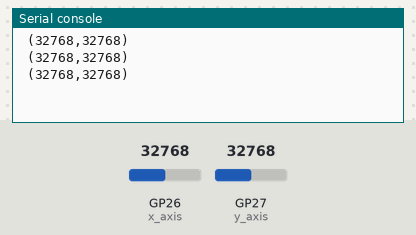
A program run on a simulated Raspberry Pi Pico running MicroPython. On the bench: the last lines printed to the serial console. The test bench sets the inputs (shaded band); at power-on: GP26 (x_axis) = 32768, GP27 (y_axis) = 32768 (analog values on the 0–65535 scale).

Above: at 1.2 s.
1.3 s: GP26 (x_axis) set to 45874
At 1.86 s:
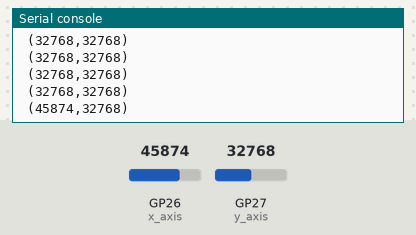
2.8 s: GP27 (y_axis) set to 45874
At 3.06 s:
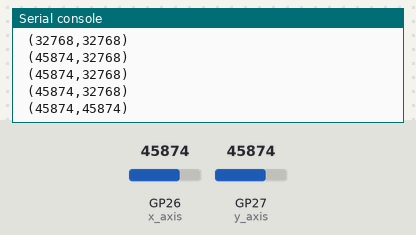
4.3 s: GP26 (x_axis) set to 57670
At 4.66 s:
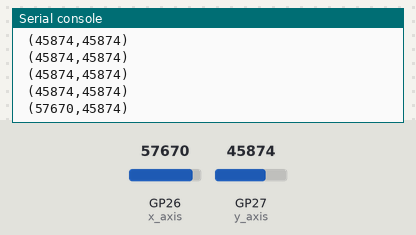
5.8 s: GP27 (y_axis) set to 57670
At 5.86 s:
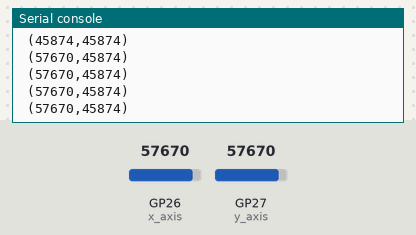
Timing chart, 0 to 8.3 s (numbered marks = the images above; inputs shaded):
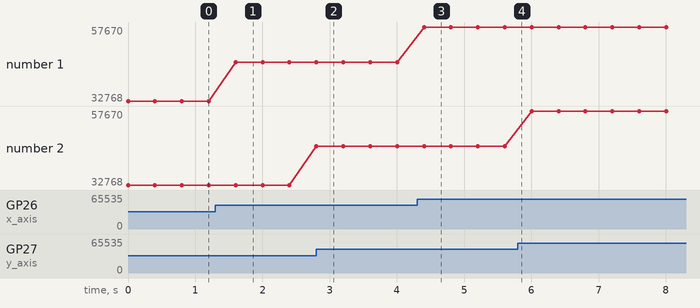

The program:

joystick.py
```python
from machine import Pin, ADC
from time import sleep

x_axis = ADC(0)
y_axis = ADC(1)

while True:
    x = x_axis.read_u16() #/ 0xFFFF * 0xF
    y = y_axis.read_u16() #/ 0xFFFF * 0xF
    print(f' ({x},{y})')
    sleep(0.4)
```

Measured:
- after the input at 1.3 s, the serial console: prints a new line after 0.30 s (image 1)
- after the input at 2.8 s, the serial console: prints a new line at once (image 2)
- after the input at 4.3 s, the serial console: prints a new line after 0.10 s (image 3)
- plotted number 1: 32768 → 45874 after the input at 1.3 s, 45874 → 57670 after the input at 4.3 s
